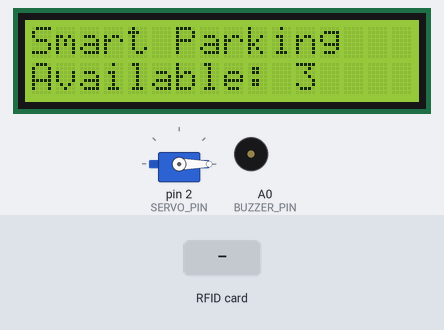
Recording of a sketch running on a simulated Arduino Uno, built with avr-gcc and run on an emulated ATmega328P. Shown: servo, 16×2 character LCD, buzzer (waves = sounding, pin HIGH). The test bench sets the inputs (shaded band). Pins used as bus, display or sensor lines are not drawn.

Above: at 1.3 s.
1.4 s: RFID card 5E 7A 19 C4 held to the reader
At 2.2 s:
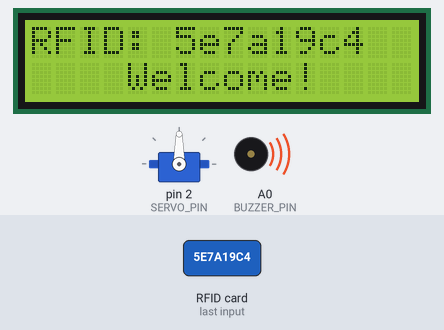
At 3.6 s:
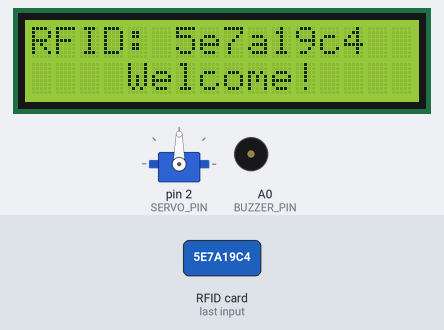
3.9 s: RFID card 5E 7A 19 C4 held to the reader
At 7.3 s:
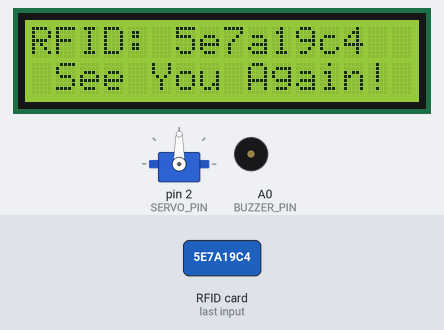
Timing chart, 0 to 11.0 s (numbered marks = the images above; inputs shaded):
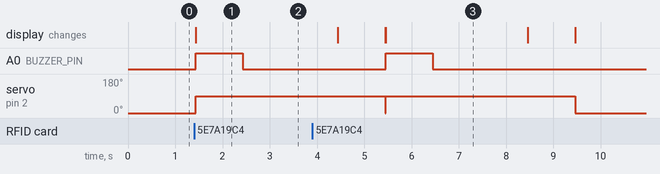

Measured:
- after the input at 1.4 s, A0 (BUZZER_PIN): LOW → HIGH at once, → LOW 1.0 s later; servo on pin 2 (SERVO_PIN): 0° → 90° at once; the display: changes at once (image 1)
- after the input at 3.9 s, A0 (BUZZER_PIN): LOW → HIGH after 1.5 s, → LOW 1.0 s later; the display: first differs from a run without the input after 1.5 s (image 3)

The sketch:

Smart_Parking_Lot_with_RFID_and_Servo_Motor.ino
```cpp
/*
 * ================================================================================*
 *                            BANLINHKIEN.COM
 * ================================================================================*
 *                  Hướng dẫn làm bãi đỗ xe sử dụng RFID-RC522
 * Đấu nối:
 + RFID:
  -D13: nối chân SCK của RFID
  -D12: nối chân MISO của RFID
  -D11: nối chân MOSI của RFID
  -D10: nối chân SS(DSA)của RFID
  -D9: nối chân RST của RFID
 + LCD:
  -D3: nối chân RS của LCD
  -D4: nối chân ENABLE của LCD
  -D5: nối chân D4 của LCD
  -D6: nối chân D5 của LCD
  -D7: nối chân D6 của LCD
  -D8: nối chân D7 của LCD
 + Loa BUZZER:
  -A0: nối chân Anot của loa
 + Động cơ Servo:
  -D2: nối chân tín hiệu của động cơ Servo
 */

//Khai báo thư viện

#include <SPI.h>
#include <MFRC522.h>
#include <Servo.h>
#include <LiquidCrystal.h>

//Khai báo các chân kết nối của Arduino với các linh kiện

#define SS_PIN 10
#define RST_PIN 9
#define SERVO_PIN 2
#define BUZZER_PIN A0
#define LCD_RS 3
#define LCD_ENABLE 4
#define LCD_D4 5
#define LCD_D5 6
#define LCD_D6 7
#define LCD_D7 8

//Khởi tạo các đối tượng (instances) cho các module

MFRC522 mfrc522(SS_PIN, RST_PIN);                                       // Tạo đối tượng cho đọc thẻ RFID
Servo servo;                                                            // Tạo đối tượng cho Servo
LiquidCrystal lcd(LCD_RS, LCD_ENABLE, LCD_D4, LCD_D5, LCD_D6, LCD_D7);  // Tạo đối tượng cho màn hình LCD

int availableSlots = 3;                                                 // Số lượng chỗ đỗ trống ban đầu
String parkedRFIDs[3];                                                  // Mảng để lưu trữ thông tin về các thẻ RFID đã đỗ

// Thêm biến để theo dõi thời gian còi kêu

unsigned long buzzerStartTime = 0;
const unsigned long buzzerDuration = 5000;                              // Thời gian kêu còi: 5 giây

void setup()
{
  Serial.begin(9600);
  SPI.begin();                                                          // Khởi tạo bus SPI
  mfrc522.PCD_Init();                                                   // Khởi tạo đọc thẻ RFID

  servo.attach(SERVO_PIN);
  servo.write(0);                                                       // Đóng Servo ban đầu

  pinMode(BUZZER_PIN, OUTPUT);

  lcd.begin(16, 2);                                                     // Khởi tạo màn hình LCD 16x2
  lcd.print("Smart Parking");
  lcd.setCursor(0, 1);
  lcd.print("Available: " + String(availableSlots));
}

void loop()
{
  // Kiểm tra nếu có thẻ RFID mới được đưa vào

  if (mfrc522.PICC_IsNewCardPresent() && mfrc522.PICC_ReadCardSerial())
  {
    String rfid = getRFID();                                            // Đọc mã RFID từ thẻ

    if (rfid != "")
    {
      lcd.clear();
      lcd.print("RFID: " + rfid);

      bool isParkedCar = false;
      for (int i = 0; i < 3; i++)
      {
        // Xử lý thẻ đã đọc
        if (rfid == parkedRFIDs[i])
        {
          isParkedCar = true;
          break;
        }
      }

      if (isParkedCar)
      {
        servo.write(90); // Open the servo
        lcd.setCursor(1, 1);
        lcd.print("See You Again!");
        buzzBuzzer(1000);
        delay(2000);
        lcd.clear();
        lcd.print("Available: " + String(++availableSlots));
        delay(1000);

        servo.write(0); // Close the servo
        removeParkedRFID(rfid);
      }
      else if (availableSlots > 0)
      {
        servo.write(90); // Open the servo
        lcd.setCursor(4, 1);
        lcd.print("Welcome!");
        buzzBuzzer(1000);
        delay(2000);
        lcd.clear();
        lcd.print("Available: " + String(--availableSlots));
        delay(1000);

        servo.write(0);
        addParkedRFID(rfid);
      }
      else
      {
        lcd.setCursor(3, 1);
        lcd.print("Full Slot");
        buzzBuzzer(5000);
        delay(2000);
      }

      lcd.clear();
      lcd.print("Smart Parking");
      lcd.setCursor(0, 1);
      lcd.print("Available: " + String(availableSlots));
    }
    // Kiểm tra và điều khiển còi kêu

    if (isBuzzerOn())
    {
      if (millis() - buzzerStartTime >= buzzerDuration)
      {
        stopBuzzer();
      }
    }
    mfrc522.PICC_HaltA();                                             // Dừng truyền thẻ RFID
  }
}

String getRFID()                                                      // Hàm dùng để đọc mã RFID từ thẻ
{
  String rfid = "";                                                   // Xử lý và định dạng mã RFID
  for (byte i = 0; i < mfrc522.uid.size; i++)
  {
    rfid.concat(String(mfrc522.uid.uidByte[i] < 0x10 ? "0" : ""));
    rfid.concat(String(mfrc522.uid.uidByte[i], HEX));
  }
  mfrc522.PICC_HaltA();
  return rfid;
}

void addParkedRFID(String rfid)                                       // Hàm dùng để thêm thông tin thẻ đã đỗ vào mảng
{
  for (int i = 0; i < 3; i++)                                         // Thêm thông tin thẻ vào mảng parkedRFIDs
  {
    if (parkedRFIDs[i] == "")
    {
      parkedRFIDs[i] = rfid;
      break;
    }
  }
}

void removeParkedRFID(String rfid)                                      // Hàm dùng để xóa thông tin thẻ đã rời khỏi mảng
{
  for (int i = 0; i < 3; i++)                                           // Xóa thông tin thẻ ra khỏi mảng parkedRFIDs
  {
    if (parkedRFIDs[i] == rfid)
    {
      parkedRFIDs[i] = "";
      break;
    }
  }
}

void buzzBuzzer(unsigned int duration)                                  // Hàm dùng để kêu còi với thời gian cho trước
{
  digitalWrite(BUZZER_PIN, HIGH);                                       // Kêu còi với thời gian đã định sẵn
  delay(duration);
  digitalWrite(BUZZER_PIN, LOW);
}

void startBuzzer()                                                      // Hàm dùng để phát tín hiệu cho còi
{
  digitalWrite(BUZZER_PIN, HIGH);                                       // Còi bắt đầu kêu để báo hiệu
  buzzerStartTime = millis();                                           // Lưu thời gian còi bắt đầu kêu

}

void stopBuzzer()                                                       // Hàm dùng để tắt còi
{
  digitalWrite(BUZZER_PIN, LOW);                                        // Dừng phát tín hiệu cho còi
  buzzerStartTime = 0;                                                  // Đặt thời gian bắt đầu kêu còi về 0
}

bool isBuzzerOn()                                                       // Hàm kiểm tra trạng thái của còi có đang kêu hay không
{
  return buzzerStartTime > 0;
}
```
